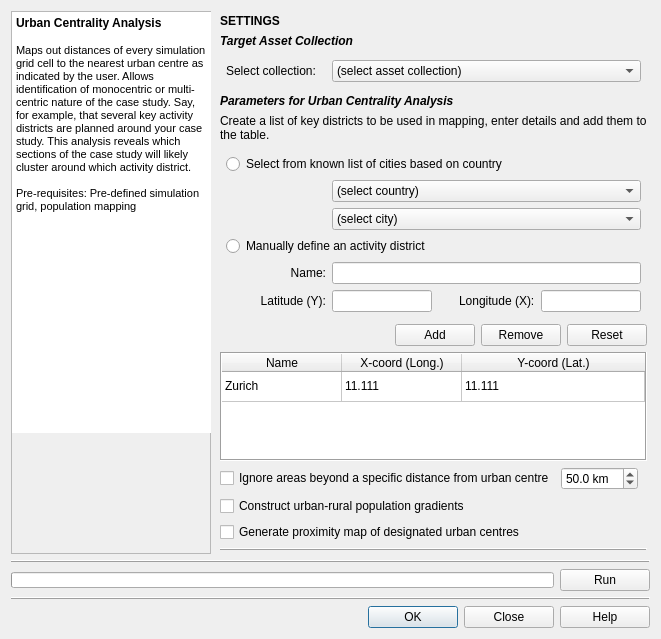
<?xml version="1.0" encoding="UTF-8"?>
<ui version="4.0">
 <class>TemplateGUI</class>
 <widget class="QDialog" name="TemplateGUI">
  <property name="geometry">
   <rect>
    <x>0</x>
    <y>0</y>
    <width>634</width>
    <height>639</height>
   </rect>
  </property>
  <property name="windowTitle">
   <string>Urban Centrality Analysis</string>
  </property>
  <property name="windowIcon">
   <iconset resource="../../../../../Dropbox/UrbanBEATS Master Project/graphics/ubeats.qrc">
    <normaloff>:/icons/City_icon_(Noun_Project).svg.png</normaloff>:/icons/City_icon_(Noun_Project).svg.png</iconset>
  </property>
  <layout class="QGridLayout" name="gridLayout">
   <item row="4" column="0" colspan="2">
    <widget class="QWidget" name="buttons_widget" native="true">
     <layout class="QHBoxLayout" name="horizontalLayout">
      <property name="spacing">
       <number>6</number>
      </property>
      <property name="leftMargin">
       <number>0</number>
      </property>
      <property name="topMargin">
       <number>0</number>
      </property>
      <property name="rightMargin">
       <number>0</number>
      </property>
      <property name="bottomMargin">
       <number>0</number>
      </property>
      <item>
       <spacer name="horizontalSpacer">
        <property name="orientation">
         <enum>Qt::Horizontal</enum>
        </property>
        <property name="sizeHint" stdset="0">
         <size>
          <width>40</width>
          <height>20</height>
         </size>
        </property>
       </spacer>
      </item>
      <item>
       <widget class="QPushButton" name="ok_button">
        <property name="minimumSize">
         <size>
          <width>90</width>
          <height>0</height>
         </size>
        </property>
        <property name="whatsThis">
         <string>&lt;html&gt;&lt;head/&gt;&lt;body&gt;&lt;p&gt;Resets all parameters of this module in the current 'scenario time step' to the default values.&lt;/p&gt;&lt;/body&gt;&lt;/html&gt;</string>
        </property>
        <property name="text">
         <string>OK</string>
        </property>
        <property name="icon">
         <iconset resource="../../../../../Dropbox/UrbanBEATS Master Project/graphics/ubeats.qrc">
          <normaloff>:/icons/check.png</normaloff>:/icons/check.png</iconset>
        </property>
       </widget>
      </item>
      <item>
       <widget class="QPushButton" name="close_button">
        <property name="minimumSize">
         <size>
          <width>90</width>
          <height>0</height>
         </size>
        </property>
        <property name="text">
         <string>Close</string>
        </property>
        <property name="icon">
         <iconset resource="../../../../../Dropbox/UrbanBEATS Master Project/graphics/ubeats.qrc">
          <normaloff>:/icons/delete-icon.png</normaloff>:/icons/delete-icon.png</iconset>
        </property>
       </widget>
      </item>
      <item>
       <widget class="QPushButton" name="help_button">
        <property name="minimumSize">
         <size>
          <width>90</width>
          <height>0</height>
         </size>
        </property>
        <property name="text">
         <string>Help</string>
        </property>
        <property name="icon">
         <iconset resource="../../../../../Dropbox/UrbanBEATS Master Project/graphics/ubeats.qrc">
          <normaloff>:/icons/Help-icon.png</normaloff>:/icons/Help-icon.png</iconset>
        </property>
       </widget>
      </item>
     </layout>
    </widget>
   </item>
   <item row="0" column="0">
    <widget class="QFrame" name="frame">
     <property name="minimumSize">
      <size>
       <width>200</width>
       <height>0</height>
      </size>
     </property>
     <property name="maximumSize">
      <size>
       <width>200</width>
       <height>16777215</height>
      </size>
     </property>
     <property name="frameShape">
      <enum>QFrame::StyledPanel</enum>
     </property>
     <property name="frameShadow">
      <enum>QFrame::Raised</enum>
     </property>
     <layout class="QVBoxLayout" name="verticalLayout_6">
      <property name="spacing">
       <number>0</number>
      </property>
      <property name="leftMargin">
       <number>0</number>
      </property>
      <property name="topMargin">
       <number>0</number>
      </property>
      <property name="rightMargin">
       <number>0</number>
      </property>
      <property name="bottomMargin">
       <number>0</number>
      </property>
      <item>
       <widget class="QTextBrowser" name="UrbanCentrality">
        <property name="minimumSize">
         <size>
          <width>200</width>
          <height>0</height>
         </size>
        </property>
        <property name="maximumSize">
         <size>
          <width>200</width>
          <height>16777215</height>
         </size>
        </property>
        <property name="frameShape">
         <enum>QFrame::NoFrame</enum>
        </property>
        <property name="frameShadow">
         <enum>QFrame::Plain</enum>
        </property>
        <property name="verticalScrollBarPolicy">
         <enum>Qt::ScrollBarAsNeeded</enum>
        </property>
        <property name="html">
         <string>&lt;!DOCTYPE HTML PUBLIC &quot;-//W3C//DTD HTML 4.0//EN&quot; &quot;http://www.w3.org/TR/REC-html40/strict.dtd&quot;&gt;
&lt;html&gt;&lt;head&gt;&lt;meta name=&quot;qrichtext&quot; content=&quot;1&quot; /&gt;&lt;style type=&quot;text/css&quot;&gt;
p, li { white-space: pre-wrap; }
&lt;/style&gt;&lt;/head&gt;&lt;body style=&quot; font-family:'MS Shell Dlg 2'; font-size:8.25pt; font-weight:400; font-style:normal;&quot;&gt;
&lt;p style=&quot; margin-top:0px; margin-bottom:0px; margin-left:0px; margin-right:0px; -qt-block-indent:0; text-indent:0px;&quot;&gt;&lt;span style=&quot; font-size:9pt; font-weight:600;&quot;&gt;Urban Centrality Analysis&lt;/span&gt;&lt;/p&gt;
&lt;p style=&quot;-qt-paragraph-type:empty; margin-top:0px; margin-bottom:0px; margin-left:0px; margin-right:0px; -qt-block-indent:0; text-indent:0px; font-size:9pt; font-weight:600;&quot;&gt;&lt;br /&gt;&lt;/p&gt;
&lt;p style=&quot; margin-top:0px; margin-bottom:0px; margin-left:0px; margin-right:0px; -qt-block-indent:0; text-indent:0px;&quot;&gt;&lt;span style=&quot; font-size:8pt;&quot;&gt;Maps out distances of every simulation grid cell to the nearest urban centre as indicated by the user. Allows identification of monocentric or multi-centric nature of the case study. Say, for example, that several key activity districts are planned around your case study. This analysis reveals which sections of the case study will likely cluster around which activity district.&lt;/span&gt;&lt;/p&gt;
&lt;p style=&quot;-qt-paragraph-type:empty; margin-top:0px; margin-bottom:0px; margin-left:0px; margin-right:0px; -qt-block-indent:0; text-indent:0px; font-size:8pt;&quot;&gt;&lt;br /&gt;&lt;/p&gt;
&lt;p style=&quot; margin-top:0px; margin-bottom:0px; margin-left:0px; margin-right:0px; -qt-block-indent:0; text-indent:0px;&quot;&gt;&lt;span style=&quot; font-size:8pt;&quot;&gt;Pre-requisites: Pre-defined simulation grid, population mapping&lt;/span&gt;&lt;/p&gt;&lt;/body&gt;&lt;/html&gt;</string>
        </property>
       </widget>
      </item>
      <item>
       <widget class="QLabel" name="img">
        <property name="sizePolicy">
         <sizepolicy hsizetype="Preferred" vsizetype="Fixed">
          <horstretch>0</horstretch>
          <verstretch>0</verstretch>
         </sizepolicy>
        </property>
        <property name="minimumSize">
         <size>
          <width>200</width>
          <height>120</height>
         </size>
        </property>
        <property name="maximumSize">
         <size>
          <width>200</width>
          <height>120</height>
         </size>
        </property>
        <property name="text">
         <string/>
        </property>
        <property name="pixmap">
         <pixmap resource="../../../../../Dropbox/UrbanBEATS Master Project/graphics/ubeats.qrc">:/mod_imgs/module_imgs/mod_urbancentrality.jpg</pixmap>
        </property>
       </widget>
      </item>
     </layout>
    </widget>
   </item>
   <item row="1" column="0" colspan="2">
    <widget class="Line" name="line_2">
     <property name="frameShadow">
      <enum>QFrame::Raised</enum>
     </property>
     <property name="orientation">
      <enum>Qt::Horizontal</enum>
     </property>
    </widget>
   </item>
   <item row="2" column="0" colspan="2">
    <widget class="QWidget" name="widget" native="true">
     <property name="minimumSize">
      <size>
       <width>0</width>
       <height>0</height>
      </size>
     </property>
     <layout class="QHBoxLayout" name="horizontalLayout_2">
      <property name="leftMargin">
       <number>0</number>
      </property>
      <property name="topMargin">
       <number>0</number>
      </property>
      <property name="rightMargin">
       <number>0</number>
      </property>
      <property name="bottomMargin">
       <number>0</number>
      </property>
      <item>
       <widget class="QProgressBar" name="progressbar">
        <property name="minimumSize">
         <size>
          <width>0</width>
          <height>16</height>
         </size>
        </property>
        <property name="maximumSize">
         <size>
          <width>16777215</width>
          <height>16</height>
         </size>
        </property>
        <property name="value">
         <number>0</number>
        </property>
        <property name="textVisible">
         <bool>false</bool>
        </property>
        <property name="orientation">
         <enum>Qt::Horizontal</enum>
        </property>
        <property name="invertedAppearance">
         <bool>false</bool>
        </property>
        <property name="textDirection">
         <enum>QProgressBar::TopToBottom</enum>
        </property>
       </widget>
      </item>
      <item>
       <widget class="QPushButton" name="run_button">
        <property name="minimumSize">
         <size>
          <width>90</width>
          <height>0</height>
         </size>
        </property>
        <property name="maximumSize">
         <size>
          <width>90</width>
          <height>16777215</height>
         </size>
        </property>
        <property name="text">
         <string>Run</string>
        </property>
        <property name="icon">
         <iconset resource="../../../../../Dropbox/UrbanBEATS Master Project/graphics/ubeats.qrc">
          <normaloff>:/icons/Play-icon.png</normaloff>:/icons/Play-icon.png</iconset>
        </property>
       </widget>
      </item>
     </layout>
    </widget>
   </item>
   <item row="0" column="1">
    <widget class="QWidget" name="parameters" native="true">
     <layout class="QVBoxLayout" name="verticalLayout">
      <property name="spacing">
       <number>6</number>
      </property>
      <property name="leftMargin">
       <number>3</number>
      </property>
      <property name="topMargin">
       <number>3</number>
      </property>
      <property name="rightMargin">
       <number>3</number>
      </property>
      <property name="bottomMargin">
       <number>3</number>
      </property>
      <item>
       <widget class="QLabel" name="title">
        <property name="text">
         <string>&lt;html&gt;&lt;head/&gt;&lt;body&gt;&lt;p&gt;&lt;span style=&quot; font-size:9pt; font-weight:600;&quot;&gt;SETTINGS&lt;/span&gt;&lt;/p&gt;&lt;/body&gt;&lt;/html&gt;</string>
        </property>
       </widget>
      </item>
      <item>
       <widget class="QLabel" name="asset_col_title">
        <property name="text">
         <string>&lt;html&gt;&lt;head/&gt;&lt;body&gt;&lt;p&gt;&lt;span style=&quot; font-weight:600; font-style:italic;&quot;&gt;Target Asset Collection&lt;/span&gt;&lt;/p&gt;&lt;/body&gt;&lt;/html&gt;</string>
        </property>
       </widget>
      </item>
      <item>
       <widget class="QWidget" name="gridname_widget" native="true">
        <layout class="QGridLayout" name="gridLayout_7">
         <property name="leftMargin">
          <number>6</number>
         </property>
         <property name="topMargin">
          <number>6</number>
         </property>
         <property name="rightMargin">
          <number>6</number>
         </property>
         <property name="bottomMargin">
          <number>6</number>
         </property>
         <item row="0" column="1">
          <widget class="QComboBox" name="assetcol_combo">
           <item>
            <property name="text">
             <string>(select asset collection)</string>
            </property>
           </item>
          </widget>
         </item>
         <item row="0" column="0">
          <widget class="QLabel" name="gridname_lbl">
           <property name="minimumSize">
            <size>
             <width>100</width>
             <height>0</height>
            </size>
           </property>
           <property name="maximumSize">
            <size>
             <width>100</width>
             <height>16777215</height>
            </size>
           </property>
           <property name="whatsThis">
            <string>Width of the square cell in the city grid in metres</string>
           </property>
           <property name="text">
            <string>Select collection:</string>
           </property>
          </widget>
         </item>
        </layout>
       </widget>
      </item>
      <item>
       <widget class="QLabel" name="cbd_title">
        <property name="text">
         <string>&lt;html&gt;&lt;head/&gt;&lt;body&gt;&lt;p&gt;&lt;span style=&quot; font-weight:600; font-style:italic;&quot;&gt;Parameters for Urban Centrality Analysis&lt;/span&gt;&lt;/p&gt;&lt;/body&gt;&lt;/html&gt;</string>
        </property>
       </widget>
      </item>
      <item>
       <widget class="QLabel" name="descr">
        <property name="minimumSize">
         <size>
          <width>0</width>
          <height>0</height>
         </size>
        </property>
        <property name="maximumSize">
         <size>
          <width>16777215</width>
          <height>16777215</height>
         </size>
        </property>
        <property name="whatsThis">
         <string>Width of the square cell in the city grid in metres</string>
        </property>
        <property name="text">
         <string>Create a list of key districts to be used in mapping, enter details and add them to the table.</string>
        </property>
        <property name="wordWrap">
         <bool>true</bool>
        </property>
       </widget>
      </item>
      <item>
       <widget class="QWidget" name="define_cbd_widget" native="true">
        <layout class="QGridLayout" name="gridLayout_2">
         <property name="leftMargin">
          <number>6</number>
         </property>
         <property name="topMargin">
          <number>6</number>
         </property>
         <property name="rightMargin">
          <number>6</number>
         </property>
         <property name="bottomMargin">
          <number>6</number>
         </property>
         <item row="7" column="3">
          <widget class="QLabel" name="cbdlong_lbl">
           <property name="text">
            <string>&lt;html&gt;&lt;head/&gt;&lt;body&gt;&lt;p&gt;Longitude (X):&lt;/p&gt;&lt;/body&gt;&lt;/html&gt;</string>
           </property>
          </widget>
         </item>
         <item row="7" column="1">
          <widget class="QLineEdit" name="cbdlat_box">
           <property name="minimumSize">
            <size>
             <width>100</width>
             <height>0</height>
            </size>
           </property>
           <property name="maximumSize">
            <size>
             <width>100</width>
             <height>16777215</height>
            </size>
           </property>
           <property name="toolTip">
            <string>Units of decimal degrees</string>
           </property>
          </widget>
         </item>
         <item row="7" column="0">
          <widget class="QLabel" name="cbdlat_lbl">
           <property name="text">
            <string>&lt;html&gt;&lt;head/&gt;&lt;body&gt;&lt;p align=&quot;right&quot;&gt;Latitude (Y):&lt;/p&gt;&lt;/body&gt;&lt;/html&gt;</string>
           </property>
          </widget>
         </item>
         <item row="2" column="0">
          <spacer name="horizontalSpacer_3">
           <property name="orientation">
            <enum>Qt::Horizontal</enum>
           </property>
           <property name="sizeType">
            <enum>QSizePolicy::Fixed</enum>
           </property>
           <property name="sizeHint" stdset="0">
            <size>
             <width>100</width>
             <height>20</height>
            </size>
           </property>
          </spacer>
         </item>
         <item row="5" column="0">
          <widget class="QLabel" name="cbdname_lbl">
           <property name="text">
            <string>&lt;html&gt;&lt;head/&gt;&lt;body&gt;&lt;p align=&quot;right&quot;&gt;Name:&lt;/p&gt;&lt;/body&gt;&lt;/html&gt;</string>
           </property>
          </widget>
         </item>
         <item row="7" column="4">
          <widget class="QLineEdit" name="cbdlong_box">
           <property name="minimumSize">
            <size>
             <width>100</width>
             <height>0</height>
            </size>
           </property>
           <property name="maximumSize">
            <size>
             <width>100</width>
             <height>16777215</height>
            </size>
           </property>
           <property name="toolTip">
            <string>Units of decimal degrees.</string>
           </property>
          </widget>
         </item>
         <item row="5" column="1" colspan="4">
          <widget class="QLineEdit" name="cbdname_line">
           <property name="toolTip">
            <string>Units of decimal degrees</string>
           </property>
          </widget>
         </item>
         <item row="4" column="0" colspan="5">
          <widget class="QRadioButton" name="cbdmanual_radio">
           <property name="toolTip">
            <string>Enter the coordinates of your city's CBD manually. Use decimal degrees.</string>
           </property>
           <property name="text">
            <string>Manually define an activity district</string>
           </property>
          </widget>
         </item>
         <item row="3" column="1" colspan="4">
          <widget class="QComboBox" name="city_combo">
           <item>
            <property name="text">
             <string>(select city)</string>
            </property>
           </item>
          </widget>
         </item>
         <item row="2" column="1" colspan="4">
          <widget class="QComboBox" name="country_combo">
           <item>
            <property name="text">
             <string>(select country)</string>
            </property>
           </item>
          </widget>
         </item>
         <item row="1" column="0" colspan="5">
          <widget class="QRadioButton" name="cbdknown_radio">
           <property name="toolTip">
            <string>Choose the nearest city if your case study is within its metropolitan region.</string>
           </property>
           <property name="text">
            <string>Select from known list of cities based on country</string>
           </property>
          </widget>
         </item>
         <item row="3" column="0">
          <spacer name="horizontalSpacer_4">
           <property name="orientation">
            <enum>Qt::Horizontal</enum>
           </property>
           <property name="sizeType">
            <enum>QSizePolicy::Fixed</enum>
           </property>
           <property name="sizeHint" stdset="0">
            <size>
             <width>100</width>
             <height>20</height>
            </size>
           </property>
          </spacer>
         </item>
        </layout>
       </widget>
      </item>
      <item>
       <widget class="QWidget" name="widget_3" native="true">
        <layout class="QHBoxLayout" name="horizontalLayout_3">
         <property name="leftMargin">
          <number>0</number>
         </property>
         <property name="topMargin">
          <number>0</number>
         </property>
         <property name="rightMargin">
          <number>0</number>
         </property>
         <property name="bottomMargin">
          <number>0</number>
         </property>
         <item>
          <spacer name="horizontalSpacer_2">
           <property name="orientation">
            <enum>Qt::Horizontal</enum>
           </property>
           <property name="sizeHint" stdset="0">
            <size>
             <width>40</width>
             <height>20</height>
            </size>
           </property>
          </spacer>
         </item>
         <item>
          <widget class="QPushButton" name="add">
           <property name="toolTip">
            <string>&lt;html&gt;&lt;head/&gt;&lt;body&gt;&lt;p&gt;Add boundary to the list&lt;/p&gt;&lt;/body&gt;&lt;/html&gt;</string>
           </property>
           <property name="text">
            <string>Add</string>
           </property>
           <property name="icon">
            <iconset resource="../../../../../Dropbox/UrbanBEATS Master Project/graphics/ubeats.qrc">
             <normaloff>:/icons/add-icon.png</normaloff>:/icons/add-icon.png</iconset>
           </property>
          </widget>
         </item>
         <item>
          <widget class="QPushButton" name="remove">
           <property name="toolTip">
            <string>&lt;html&gt;&lt;head/&gt;&lt;body&gt;&lt;p&gt;Remove selected table entry from the list&lt;/p&gt;&lt;/body&gt;&lt;/html&gt;</string>
           </property>
           <property name="text">
            <string>Remove</string>
           </property>
           <property name="icon">
            <iconset resource="../../../../../Dropbox/UrbanBEATS Master Project/graphics/ubeats.qrc">
             <normaloff>:/icons/minus.png</normaloff>:/icons/minus.png</iconset>
           </property>
          </widget>
         </item>
         <item>
          <widget class="QPushButton" name="reset">
           <property name="toolTip">
            <string>&lt;html&gt;&lt;head/&gt;&lt;body&gt;&lt;p&gt;Remove selected table entry from the list&lt;/p&gt;&lt;/body&gt;&lt;/html&gt;</string>
           </property>
           <property name="text">
            <string>Reset</string>
           </property>
           <property name="icon">
            <iconset resource="../../../../../Dropbox/UrbanBEATS Master Project/graphics/ubeats.qrc">
             <normaloff>:/icons/Refresh-icon.png</normaloff>:/icons/Refresh-icon.png</iconset>
           </property>
          </widget>
         </item>
        </layout>
       </widget>
      </item>
      <item>
       <widget class="QTableWidget" name="urbanareas_table">
        <property name="frameShape">
         <enum>QFrame::Box</enum>
        </property>
        <property name="editTriggers">
         <set>QAbstractItemView::NoEditTriggers</set>
        </property>
        <property name="showDropIndicator" stdset="0">
         <bool>false</bool>
        </property>
        <property name="dragDropOverwriteMode">
         <bool>false</bool>
        </property>
        <property name="alternatingRowColors">
         <bool>false</bool>
        </property>
        <property name="selectionMode">
         <enum>QAbstractItemView::SingleSelection</enum>
        </property>
        <property name="selectionBehavior">
         <enum>QAbstractItemView::SelectRows</enum>
        </property>
        <property name="sortingEnabled">
         <bool>true</bool>
        </property>
        <property name="rowCount">
         <number>1</number>
        </property>
        <attribute name="horizontalHeaderVisible">
         <bool>true</bool>
        </attribute>
        <attribute name="horizontalHeaderCascadingSectionResizes">
         <bool>false</bool>
        </attribute>
        <attribute name="horizontalHeaderMinimumSectionSize">
         <number>50</number>
        </attribute>
        <attribute name="horizontalHeaderDefaultSectionSize">
         <number>120</number>
        </attribute>
        <attribute name="horizontalHeaderHighlightSections">
         <bool>false</bool>
        </attribute>
        <attribute name="horizontalHeaderStretchLastSection">
         <bool>true</bool>
        </attribute>
        <attribute name="verticalHeaderVisible">
         <bool>false</bool>
        </attribute>
        <row>
         <property name="text">
          <string/>
         </property>
        </row>
        <column>
         <property name="text">
          <string>Name</string>
         </property>
        </column>
        <column>
         <property name="text">
          <string>X-coord (Long.)</string>
         </property>
        </column>
        <column>
         <property name="text">
          <string>Y-coord (Lat.)</string>
         </property>
        </column>
        <item row="0" column="0">
         <property name="text">
          <string>Zurich</string>
         </property>
        </item>
        <item row="0" column="1">
         <property name="text">
          <string>11.111</string>
         </property>
        </item>
        <item row="0" column="2">
         <property name="text">
          <string>11.111</string>
         </property>
        </item>
       </widget>
      </item>
      <item>
       <widget class="QWidget" name="distance_widget" native="true">
        <layout class="QGridLayout" name="gridLayout_3">
         <property name="leftMargin">
          <number>0</number>
         </property>
         <property name="topMargin">
          <number>0</number>
         </property>
         <property name="bottomMargin">
          <number>0</number>
         </property>
         <item row="1" column="1">
          <widget class="QDoubleSpinBox" name="ignore_distance_spin">
           <property name="suffix">
            <string> km</string>
           </property>
           <property name="decimals">
            <number>1</number>
           </property>
           <property name="minimum">
            <double>-1.000000000000000</double>
           </property>
           <property name="maximum">
            <double>200.000000000000000</double>
           </property>
           <property name="value">
            <double>50.000000000000000</double>
           </property>
          </widget>
         </item>
         <item row="1" column="0">
          <widget class="QCheckBox" name="ignore_distance_check">
           <property name="toolTip">
            <string>Checking this box will produce a CBD point on the &quot;block centres&quot; output map.</string>
           </property>
           <property name="whatsThis">
            <string>Check if you want to avoid localised ponds forming in the region. If this is of particular interest because the DEM's accuracy has been assured and the purpose of the simulation is to assess these problem spots, then leave this box unchecked.

Correction proceeds as follows:
- If cell cannot transfer water downhill, but there is an adjacent cell with identical elevation within tolerance limit, it will transfer the water into this.
- If tolerance limit is not met, cell's water is routed directly to catchment outlet.</string>
           </property>
           <property name="text">
            <string>Ignore areas beyond a specific distance from urban centre</string>
           </property>
          </widget>
         </item>
        </layout>
       </widget>
      </item>
      <item>
       <widget class="QCheckBox" name="construct_gradient_check">
        <property name="toolTip">
         <string>Checking this box will produce a CBD point on the &quot;block centres&quot; output map.</string>
        </property>
        <property name="whatsThis">
         <string>Check if you want to avoid localised ponds forming in the region. If this is of particular interest because the DEM's accuracy has been assured and the purpose of the simulation is to assess these problem spots, then leave this box unchecked.

Correction proceeds as follows:
- If cell cannot transfer water downhill, but there is an adjacent cell with identical elevation within tolerance limit, it will transfer the water into this.
- If tolerance limit is not met, cell's water is routed directly to catchment outlet.</string>
        </property>
        <property name="text">
         <string>Construct urban-rural population gradients</string>
        </property>
       </widget>
      </item>
      <item>
       <widget class="QCheckBox" name="generate_map_check">
        <property name="toolTip">
         <string>Checking this box will produce a CBD point on the &quot;block centres&quot; output map.</string>
        </property>
        <property name="whatsThis">
         <string>Check if you want to avoid localised ponds forming in the region. If this is of particular interest because the DEM's accuracy has been assured and the purpose of the simulation is to assess these problem spots, then leave this box unchecked.

Correction proceeds as follows:
- If cell cannot transfer water downhill, but there is an adjacent cell with identical elevation within tolerance limit, it will transfer the water into this.
- If tolerance limit is not met, cell's water is routed directly to catchment outlet.</string>
        </property>
        <property name="text">
         <string>Generate proximity map of designated urban centres</string>
        </property>
       </widget>
      </item>
      <item>
       <widget class="Line" name="line">
        <property name="frameShadow">
         <enum>QFrame::Raised</enum>
        </property>
        <property name="orientation">
         <enum>Qt::Horizontal</enum>
        </property>
       </widget>
      </item>
     </layout>
    </widget>
   </item>
   <item row="3" column="0" colspan="2">
    <widget class="Line" name="line_3">
     <property name="frameShadow">
      <enum>QFrame::Raised</enum>
     </property>
     <property name="orientation">
      <enum>Qt::Horizontal</enum>
     </property>
    </widget>
   </item>
  </layout>
 </widget>
 <tabstops>
  <tabstop>UrbanCentrality</tabstop>
  <tabstop>assetcol_combo</tabstop>
  <tabstop>cbdknown_radio</tabstop>
  <tabstop>country_combo</tabstop>
  <tabstop>city_combo</tabstop>
  <tabstop>cbdmanual_radio</tabstop>
  <tabstop>cbdname_line</tabstop>
  <tabstop>cbdlat_box</tabstop>
  <tabstop>cbdlong_box</tabstop>
  <tabstop>add</tabstop>
  <tabstop>remove</tabstop>
  <tabstop>reset</tabstop>
  <tabstop>urbanareas_table</tabstop>
  <tabstop>ignore_distance_check</tabstop>
  <tabstop>ignore_distance_spin</tabstop>
  <tabstop>construct_gradient_check</tabstop>
  <tabstop>generate_map_check</tabstop>
  <tabstop>run_button</tabstop>
  <tabstop>ok_button</tabstop>
  <tabstop>close_button</tabstop>
  <tabstop>help_button</tabstop>
 </tabstops>
 <resources>
  <include location="../../../../../Dropbox/UrbanBEATS Master Project/graphics/ubeats.qrc"/>
 </resources>
 <connections>
  <connection>
   <sender>close_button</sender>
   <signal>clicked()</signal>
   <receiver>TemplateGUI</receiver>
   <slot>reject()</slot>
   <hints>
    <hint type="sourcelabel">
     <x>528</x>
     <y>629</y>
    </hint>
    <hint type="destinationlabel">
     <x>314</x>
     <y>216</y>
    </hint>
   </hints>
  </connection>
 </connections>
</ui>
